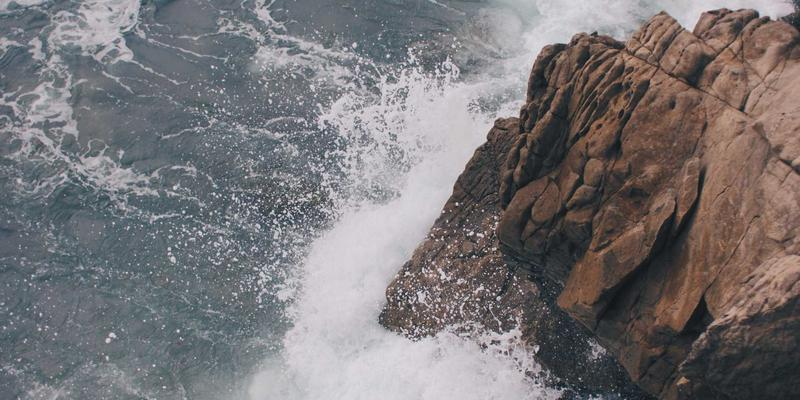
#> input picture LD1/404-800x400.jpg, 800 x 400 px
$ jupyter execute IAA_LD1.ipynb
#> lines starting #> are read from the running program, lines starting #| are printed output that depends on the picture
# **Ievads attēlu apstrādē**

## **Praktiskais darbs Nr. 1**

---

**Students:** Edgars Polis

**Studenta apliecības Nr.:** 241RDB296

**Saite uz programmēšanas kodu:** https://github.com/Edgars-P/RTU_IAA_MD/blob/main/LD1/IAA_LD1.ipynb

---

**Variants 6**

- Atņemšana (Subtraction / Linear Burn)
- Reizināšana (Multiply)
- Izgaismošana (Dodge / Color Dodge)
- Caurspīdīguma maiņa (Transparency/Opacity)

## **Programmas kods ar izvadi**

_Darbā jābūt iekļautam palaistam Python kodam, t. i., kodam jābūt izpildītam tā, lai dokumentā būtu redzamas visas vizualizācijas, attēli, grafiki un cita programmas izvade. Nepalaists kods vai kods bez redzamiem rezultātiem netiks uzskatīts par korekti iesniegtu. Kodam jābūt bez komentāriem._

[cell 1]
import cv2
import matplotlib.pyplot as plt
import numpy as np

uploaded = ["./404-800x400.jpg", "./78-800x400.jpg"]

image1_path = uploaded[0]
image1 = cv2.imread(image1_path)
#> image1 is the input picture: shape (400, 800, 3); mean B, G, R 118.9, 117, 120.5
image2_path = uploaded[1]
image2 = cv2.imread(image2_path)
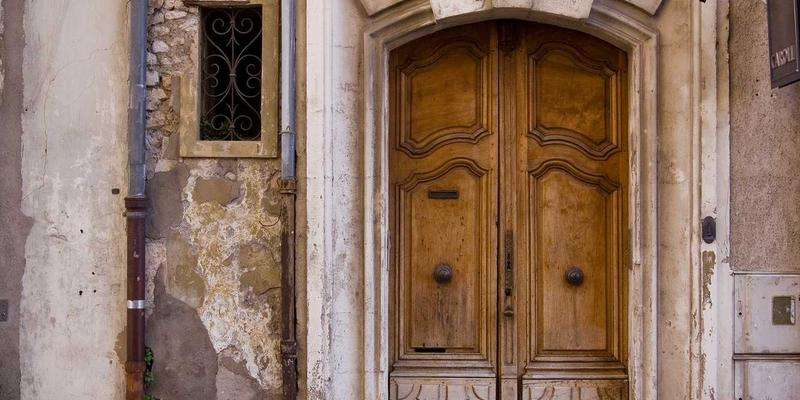
#> input picture LD1/78-800x400.jpg, 800 x 400 px
#> image2 is the input picture: shape (400, 800, 3); mean B, G, R 97.8, 113.4, 139.6


if image1 is None or image2 is None:
    print("Error loading image!")
    exit()

image1_rgb = cv2.cvtColor(image1, cv2.COLOR_BGR2RGB)
image2_rgb = cv2.cvtColor(image2, cv2.COLOR_BGR2RGB)
w = min(image1_rgb.shape[1], image2_rgb.shape[1])
#> w = 800
h = min(image1_rgb.shape[0], image2_rgb.shape[0])
#> h = 400
image1_rgb = cv2.resize(image1_rgb, (w, h))
image2_rgb = cv2.resize(image2_rgb, (w, h))

A = image1_rgb.astype(np.float32) / 255.0
B = image2_rgb.astype(np.float32) / 255.0

def display(image, title):
    img_uint8 = (image * 255.0).astype(np.uint8)
    plt.figure(figsize=(8, 6))
    plt.imshow(img_uint8)
    plt.title(title)
    plt.axis('off')
    plt.show()

display(A, "Bilde A")
display(B, "Bilde B")

subtract = np.clip(A + B - 1.0, 0.0, 1.0)
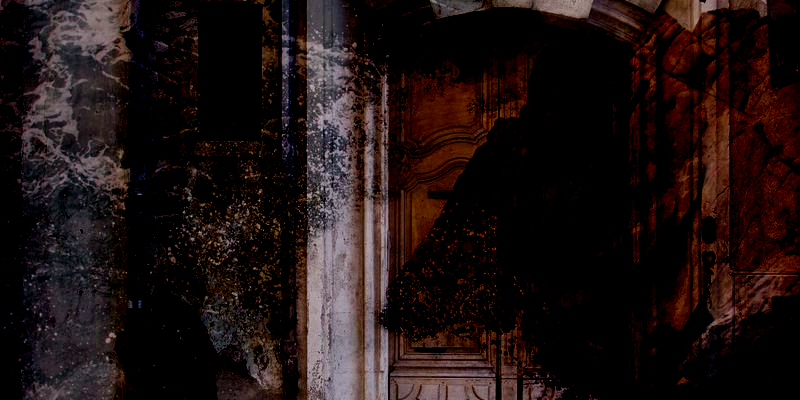
#> subtract: shape (400, 800, 3) float32; mean R, G, B 0.12, 0.0726, 0.0695
display(subtract, "Atņemšana")

multiply = np.clip(A * B, 0.0, 1.0)
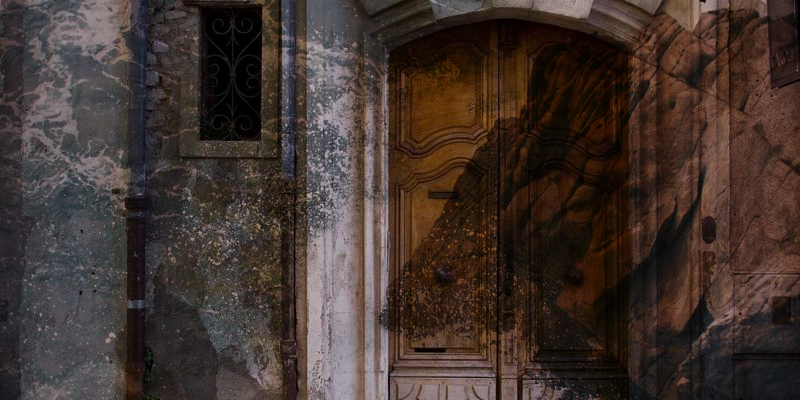
#> multiply: shape (400, 800, 3) float32; mean R, G, B 0.259, 0.206, 0.184
display(multiply, "Reizināšana")

dodge = np.zeros_like(A)
saucejs = 1.0 - A
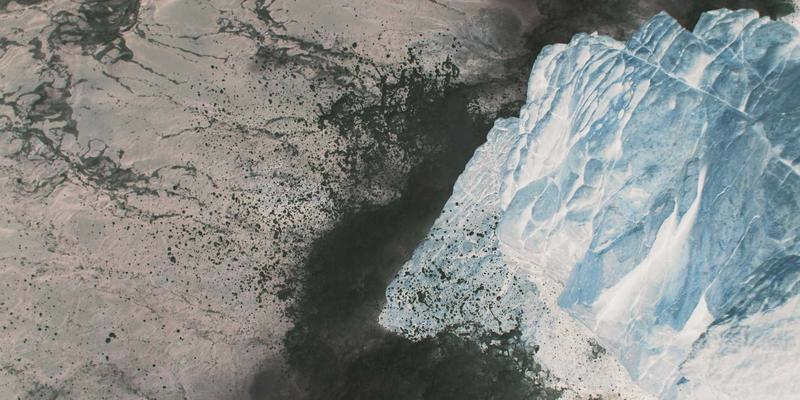
#> saucejs: shape (400, 800, 3) float32; mean R, G, B 0.527, 0.541, 0.534
nulles = (saucejs == 0.0)
#> nulles: shape (400, 800, 3) bool; every value is 0
nenulles = (saucejs != 0.0)
#> nenulles: shape (400, 800, 3) bool; every value is 1
dodge[nenulles] = B[nenulles]/saucejs[nenulles]
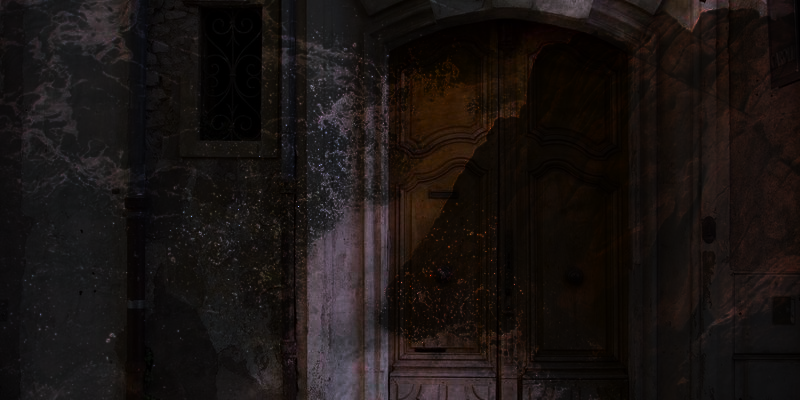
#> dodge: shape (400, 800, 3) float32; mean R, G, B 1.28, 0.997, 0.916; drawn with min black and max white
dodge[nulles] = 1.0
dodge = np.clip(dodge, 0.0, 1.0)
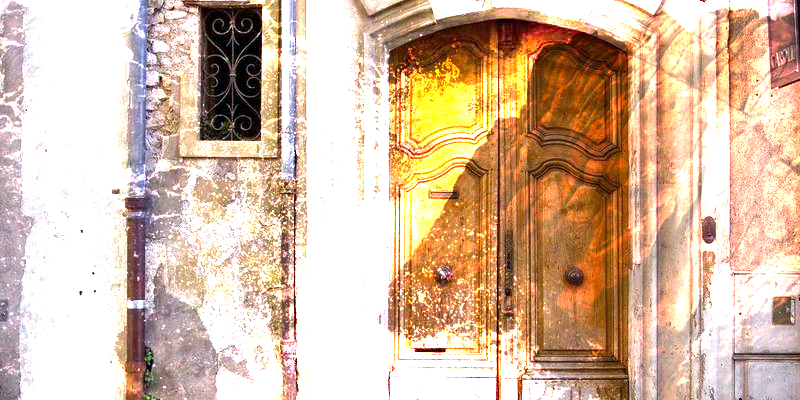
#> dodge: shape (400, 800, 3) float32; mean R, G, B 0.847, 0.735, 0.641
display(dodge, "Izgaismošana")


d = 0.5
transparency = d * A + (1 - d) * B
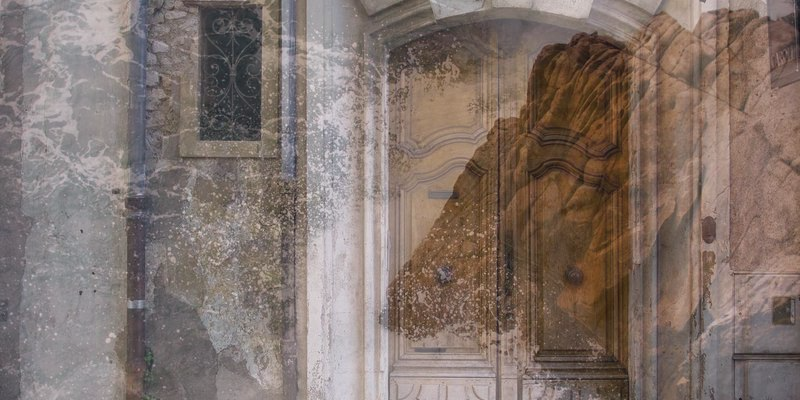
#> transparency: shape (400, 800, 3) float32; mean R, G, B 0.51, 0.452, 0.425
transparency = np.clip(transparency, 0.0, 1.0)
display(transparency, "Caurspīdīgums")
